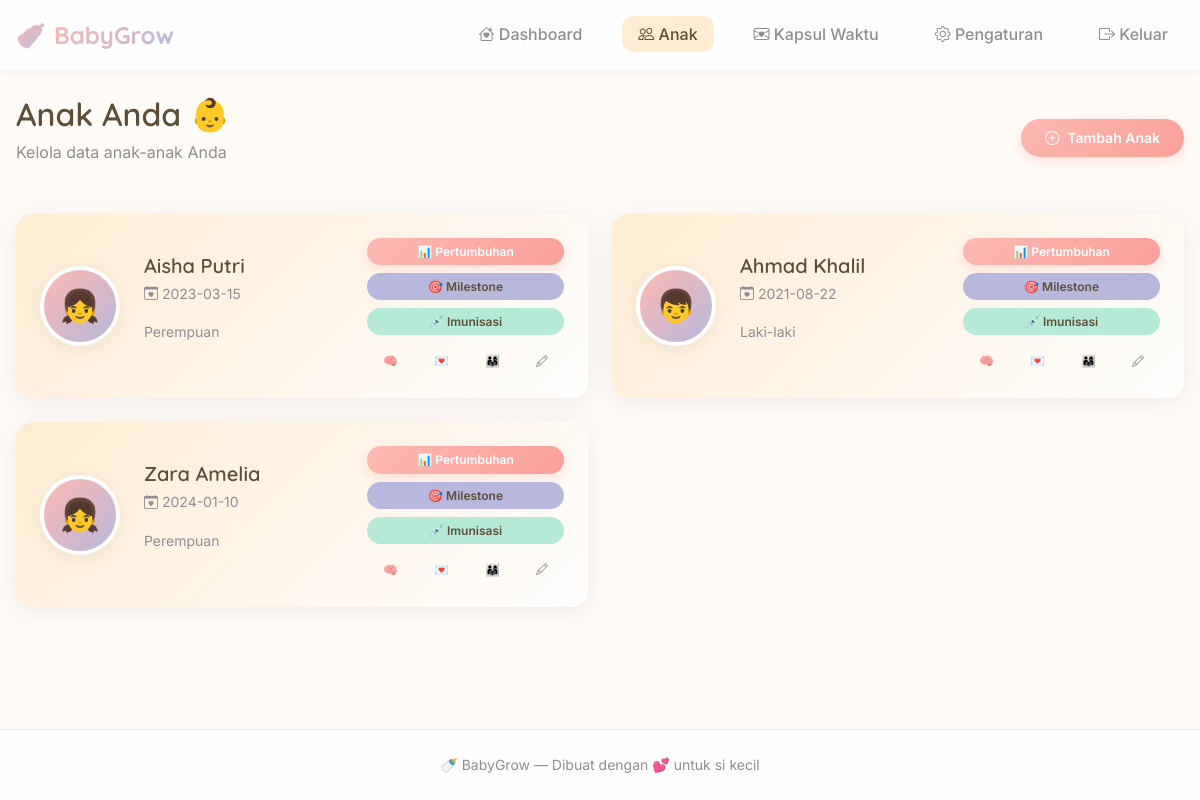
/children (signed in), run on the app's committed database.
### tables this page shows
CREATE TABLE children (
            id INTEGER PRIMARY KEY AUTOINCREMENT,
            user_id INTEGER,
            name TEXT,
            dob TEXT,
            gender TEXT
        );

### app.py (the view)
@app.route('/children')
def children():
    db = get_db()
    user_id = session.get('user_id')
    if not user_id:
        return redirect(url_for('login'))
    cur = db.execute('SELECT id,name,dob,gender FROM children WHERE user_id=?', (user_id,))
    children = cur.fetchall()
    return render_template('children.html', children=children)

### db.py (called while the page is built)
def get_db():
    db = getattr(g, '_database', None)
    if db is None:
        if DB_TYPE == 'mysql':
            import mysql.connector
            host = os.environ.get('MYSQL_HOST', 'localhost')
            port = int(os.environ.get('MYSQL_PORT', '3306'))
            user = os.environ.get('MYSQL_USER', 'root')
            password = os.environ.get('MYSQL_PASSWORD', '')
            database = os.environ.get('MYSQL_DB', 'balita_db')
            conn = mysql.connector.connect(
                host=host,
                port=port,
                user=user,
                password=password,
                database=database
            )
            db = MySQLDBWrapper(conn)
        else:
            os.makedirs(DATABASE_DIR, exist_ok=True)
            conn = sqlite3.connect(DATABASE)
            conn.row_factory = sqlite3.Row
            db = conn
        g._database = db
    return db

def close_connection(exception):
    db = getattr(g, '_database', None)
    if db is not None:
        try:
            db.close()
        except Exception:
            pass

### templates/children.html (shortened to what this page needs)
{% extends 'base.html' %}
{% block content %}
<div class="container animate-fadeIn">
    <div class="flex justify-between items-center" style="margin-bottom: var(--space-xl);">
        <div>
            <h1 style="margin-bottom: var(--space-xs);">Anak Anda 👶</h1>
            <p class="text-muted">Kelola data anak-anak Anda</p>
        </div>
        <a href="{{ url_for('add_child') }}" class="btn btn-primary">
            <i class="bi bi-plus-circle"></i> Tambah Anak
        </a>
    </div>
    {% if not children %}
    <div class="card empty-state">
        <div class="empty-state-icon">👶</div>
        <h3 class="empty-state-title">Belum ada data anak</h3>
        <p class="empty-state-text">Tambahkan anak pertama Anda untuk mulai memantau pertumbuhan.</p>
        <a href="{{ url_for('add_child') }}" class="btn btn-primary btn-lg">
            <i class="bi bi-plus-circle"></i> Tambah Anak Pertama
        </a>
    </div>
    {% else %}
    <div class="grid grid-2">
        {% for child in children %}
        <div class="card baby-card stagger-item">
            <div class="baby-avatar-placeholder">
                {% set gender = child.gender if child.gender else (child[3] if child[3] else '') %}
                {% if gender == 'Perempuan' %}👧{% elif gender == 'Laki-laki' %}👦{% else %}👶{% endif %}
            </div>
            <div class="baby-info" style="flex: 1;">
                <h3>{{ child.name if child.name else child[1] }}</h3>
                <p class="baby-age">
                    <i class="bi bi-calendar-heart"></i>
                    {{ child.dob if child.dob else child[2] }}
                </p>
                <p class="text-sm text-muted">
                    {% if gender %}{{ gender }}{% endif %}
                </p>
            </div>
            <div class="flex flex-col gap-sm">
                <a href="{{ url_for('growth_list', child_id=child.id if child.id else child[0]) }}" class="btn btn-primary btn-sm">
                    📊 Pertumbuhan
                </a>
                <a href="{{ url_for('milestone_list', child_id=child.id if child.id else child[0]) }}" class="btn btn-secondary btn-sm">
                    🎯 Milestone
                </a>
                <a href="{{ url_for('immunization_list', child_id=child.id if child.id else child[0]) }}" class="btn btn-success btn-sm">
                    💉 Imunisasi
                </a>
                <div style="display: flex; gap: var(--space-xs); flex-wrap: wrap; margin-top: var(--space-xs);">
                    <a href="{{ url_for('health_insights', child_id=child.id if child.id else child[0]) }}" class="btn btn-ghost btn-sm" title="Health Insights">
                        🧠
                    </a>
                    <a href="{{ url_for('scheduled_letters', child_id=child.id if child.id else child[0]) }}" class="btn btn-ghost btn-sm" title="Surat Terjadwal">
                        💌
                    </a>
                    <a href="{{ url_for('family_access', child_id=child.id if child.id else child[0]) }}" class="btn btn-ghost btn-sm" title="Akses Keluarga">
                        👨‍👩‍👧
                    </a>
                    <a href="{{ url_for('edit_child', child_id=child.id if child.id else child[0]) }}" class="btn btn-ghost btn-sm" title="Edit">
                        <i class="bi bi-pencil"></i>
                    </a>
                </div>
            </div>
        </div>
        {% endfor %}
    </div>
    {% endif %}
</div>
{% endblock %}

### static/css/style.css (style rules this page uses)
:root { --color-peach: #ffecd2; --color-peach-dark: #ffd9b3; --color-blush: #fcb9b2; --color-blush-dark: #f9a099; --color-lavender: #b8b8dc; --color-lavender-dark: #9999c9; --color-mint: #b5ead7; --color-mint-dark: #8edcc2; --color-cream: #fff8f0; --color-cloud: #fefefe; --color-text-primary: #5d4e37; --color-text-secondary: #8e8e93; --color-text-light: #b5a99a; --color-text-white: #ffffff; --color-success: #7bc67e; --color-warning: #ffd166; --color-error: #ef767a; --color-info: #6b9ac4; --shadow-sm: 0 2px 8px rgba(93, 78, 55, 0.06); --shadow-md: 0 4px 20px rgba(93, 78, 55, 0.08); --shadow-lg: 0 8px 40px rgba(93, 78, 55, 0.12); --shadow-card: 0 4px 24px rgba(93, 78, 55, 0.1); --radius-sm: 8px; --radius-md: 12px; --radius-lg: 16px; --radius-xl: 24px; --radius-full: 9999px; --space-xs: 4px; --space-sm: 8px; --space-md: 16px; --space-lg: 24px; --space-xl: 32px; --space-2xl: 48px; --transition-fast: 0.15s ease; --transition-normal: 0.25s ease; --transition-slow: 0.4s ease; --font-heading: "Quicksand", "Nunito", -apple-system, BlinkMacSystemFont, sans-serif; --font-body: "Inter", "Nunito Sans", -apple-system, BlinkMacSystemFont, sans-serif; }
.theme-peach { --color-primary: #ffecd2; --color-primary-dark: #ffd9b3; --color-background: #fffbf7; }
*, *::before, *::after { box-sizing: border-box; }
html { font-size: 16px; scroll-behavior: smooth; }
body { font-family: var(--font-body); background: var(--color-background, var(--color-cream)); color: var(--color-text-primary); line-height: 1.6; margin: 0; padding: 0; min-height: 100vh; }
h1, h2, h3, h4, h5, h6 { font-family: var(--font-heading); font-weight: 600; line-height: 1.3; margin: 0 0 var(--space-md); color: var(--color-text-primary); }
h1 { font-size: 2rem; }
h3 { font-size: 1.25rem; }
p { margin: 0 0 var(--space-md); }
a { color: var(--color-primary-dark, var(--color-blush-dark)); text-decoration: none; transition: color var(--transition-fast); }
.container { width: 100%; max-width: 1200px; margin: 0 auto; padding: 0 var(--space-md); }
.grid { display: grid; gap: var(--space-lg); }
.grid-2 { grid-template-columns: repeat(2, 1fr); }
.flex { display: flex; }
.flex-col { flex-direction: column; }
.items-center { align-items: center; }
.justify-between { justify-content: space-between; }
.gap-sm { gap: var(--space-sm); }
.card { background: var(--color-cloud); border-radius: var(--radius-lg); box-shadow: var(--shadow-card); padding: var(--space-lg); transition: transform var(--transition-normal), box-shadow var(--transition-normal); }
.baby-card { display: flex; align-items: center; gap: var(--space-lg); padding: var(--space-lg); background: linear-gradient( 135deg, var(--color-peach) 0%, var(--color-cloud) 100% ); }
.baby-avatar-placeholder { width: 80px; height: 80px; border-radius: 50%; background: linear-gradient( 135deg, var(--color-blush), var(--color-lavender) ); display: flex; align-items: center; justify-content: center; font-size: 2rem; color: var(--color-cloud); border: 4px solid var(--color-cloud); box-shadow: var(--shadow-md); }
.baby-info h3 { margin: 0 0 var(--space-xs); }
.baby-age { font-size: 0.875rem; color: var(--color-text-secondary); }
.btn { display: inline-flex; align-items: center; justify-content: center; gap: var(--space-sm); padding: var(--space-sm) var(--space-lg); border: none; border-radius: var(--radius-full); font-family: var(--font-body); font-size: 0.875rem; font-weight: 600; cursor: pointer; transition: all var(--transition-fast); text-decoration: none; }
.btn-primary { background: linear-gradient( 135deg, var(--color-blush), var(--color-blush-dark) ); color: var(--color-text-white); box-shadow: 0 4px 12px rgba(252, 185, 178, 0.4); }
.btn-secondary { background: var(--color-lavender); color: var(--color-text-primary); }
.btn-success { background: var(--color-mint); color: var(--color-text-primary); }
.btn-ghost { background: transparent; color: var(--color-text-secondary); }
.btn-sm { padding: var(--space-xs) var(--space-md); font-size: 0.75rem; }
.animate-fadeIn { animation: fadeIn 0.5s ease; }
.stagger-item { opacity: 0; animation: slideUp 0.5s ease forwards; }
.stagger-item:nth-child(1) { animation-delay: 0.1s; }
.stagger-item:nth-child(2) { animation-delay: 0.2s; }
.stagger-item:nth-child(3) { animation-delay: 0.3s; }
.text-sm { font-size: 0.875rem; }
.text-muted { color: var(--color-text-secondary); }

### data on the page
children: name "Aisha Putri", dob "2023-03-15", gender "Perempuan"
children: name "Ahmad Khalil", dob "2021-08-22", gender "Laki-laki"
children: name "Zara Amelia", dob "2024-01-10", gender "Perempuan"
